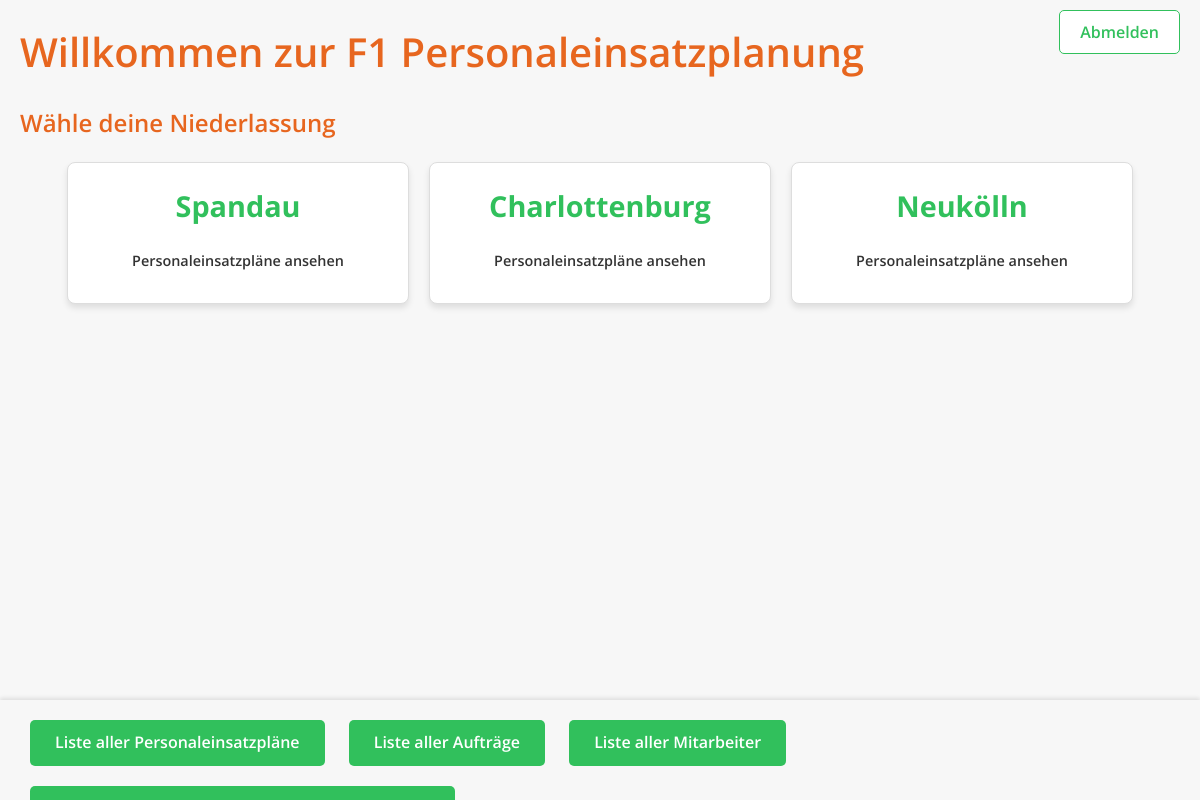
The app's page / (signed in) with its own data.
### PersonaleinsatzplanHaeH/models.py (models this page shows, shortened)
class Niederlassung(models.Model):
    name = models.CharField(max_length=255)

### PersonaleinsatzplanHaeH/views.py (the view)
# urls.py: path('', StartseiteView.as_view(), name='startseite'),
class StartseiteView(LoginRequiredMixin, TemplateView):
    template_name = 'startseite.html'
    def get_context_data(self, **kwargs):
        context = super().get_context_data(**kwargs)
        context['niederlassungen'] = Niederlassung.objects.all()
        return context

### templates/startseite.html (shortened to what this page needs)
<!DOCTYPE html>
<html lang="de">
<head>
    {% load static %}
    <link rel="stylesheet" href="{% static 'css/styles.css' %}">
</head>
<body>
<div class="navbar">
    <a href="{% url 'PersonaleinsatzplanHaeH:logout' %}" class="logout-link">Abmelden</a>
</div>
<h1>Willkommen zur F1 Personaleinsatzplanung</h1>
<h3>Wähle deine Niederlassung</h3>
<div class="card-container">
    {% for niederlassung in niederlassungen %}
    <a href="{% url 'PersonaleinsatzplanHaeH:personaleinsatzplaene_fuer_niederlassung' niederlassung.pk %}?next={% url 'PersonaleinsatzplanHaeH:startseite' %}" class="card-link-wrapper">
        <div class="card">
            <h4>{{ niederlassung.name }}</h4>
            <span class="card-link">Personaleinsatzpläne ansehen</span>
        </div>
    </a>
    {% endfor %}
</div>
<div class="link-container">
    <a href="{% url 'PersonaleinsatzplanHaeH:personaleinsatzplan_list2' %}?next={{ request.path }}" class="action-link">
        Liste aller Personaleinsatzpläne
    </a>
    <a href="{% url 'PersonaleinsatzplanHaeH:auftrag_list' %}?next={{ request.path }}" class="action-link">
        Liste aller Aufträge
    </a>
    <a href="{% url 'PersonaleinsatzplanHaeH:mitarbeiter_list' %}?next={{ request.path }}" class="action-link">
        Liste aller Mitarbeiter
    </a>
    <a href="{% url 'PersonaleinsatzplanHaeH:alle_personaleinsatzplaene_pdf' %}" class="action-link">
    </a>
</div>
</body>
</html>

### static/css/styles.css (style rules this page uses)
body, h1, h2, h3, h4, ul, li, a, table, td, th { margin: 0; padding: 0; box-sizing: border-box; }
body { font-family: 'Open Sans', Arial, sans-serif; background-color: #f7f7f7; color: #333; line-height: 1.6; padding: 20px; }
h1, h2, h3, h4 h5 { margin-bottom: 20px; color: #e7661f; font-weight: 600; }
h1 { font-size: 2.5em; }
h3 { font-size: 1.5em; }
h4 { font-size: 1.2em; }
a { text-decoration: none; transition: background-color 0.3s ease-in-out, color 0.3s ease-in-out; border-radius: 5px; font-weight: 600; }
.card-link { display: inline-block; padding: 10px 20px; background-color: white; color: #333; font-size: 0.9em; text-align: center; }
.action-link { display: inline-block; margin: 10px; padding: 10px 25px; background-color: #31c05c; color: white; font-size: 1em; text-align: center; }
.card-container { display: flex; flex-wrap: wrap; gap: 20px; justify-content: center; margin: 20px 0; padding: 0 10px; }
.card-link-wrapper { display: block; text-decoration: none; color: inherit; }
.card { background-color: #fff; border: 1px solid #ddd; border-radius: 8px; box-shadow: 0 4px 6px rgba(0, 0, 0, 0.1); width: 300px; padding: 20px; text-align: center; transition: transform 0.3s ease, box-shadow 0.3s ease; }
.card h4 { font-size: 1.8em; color: #31c05c; margin-bottom: 10px; }
.link-container { position: fixed; bottom: 0; left: 0; right: 0; background-color: #f7f7f7; padding: 10px 20px; box-shadow: 0px -2px 4px rgba(0, 0, 0, 0.1); z-index: 1000; height: 80px; gap: 10px; justify-content: left; }
.navbar { position: absolute; top: 20px; right: 20px; font-family: 'Open Sans', sans-serif; }
.logout-link { font-weight: 600; color: #31c05c; text-decoration: none; background-color: white; padding: 10px 20px; border-radius: 5px; border: 1px solid #31c05c; transition: background-color 0.3s ease, color 0.3s ease, transform 0.2s ease; font-size: 1em; }

### records on screen
Niederlassung: name "Spandau"
Niederlassung: name "Charlottenburg"
Niederlassung: name "Neukölln"
